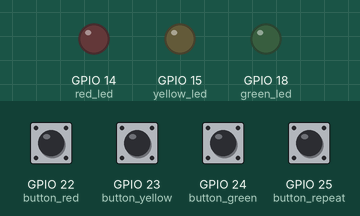
This program was run on a simulated Raspberry Pi (BCM pin numbers). On the bench: output pins drawn as LEDs (lit = HIGH). The inputs (shaded band) are chosen by the test bench; at power-on: GPIO 22 (button_red), GPIO 23 (button_yellow), GPIO 24 (button_green), GPIO 25 (button_repeat) HIGH.

Above: at 1.2 s.
1.3 s: GPIO 22 (button_red) pulled LOW for 0.15 s
At 1.37 s:
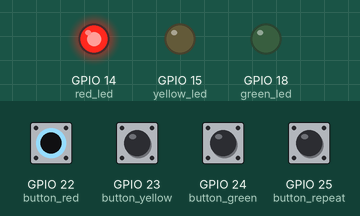
2.9 s: GPIO 23 (button_yellow) pulled LOW for 0.15 s
At 2.97 s:
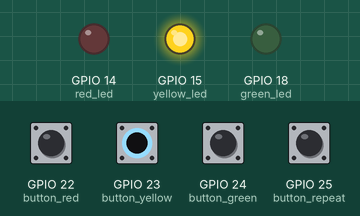
4.5 s: GPIO 24 (button_green) pulled LOW for 0.15 s
At 4.57 s:
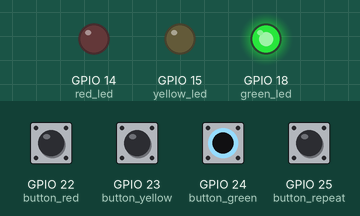
6.1 s: GPIO 25 (button_repeat) pulled LOW for 0.15 s
At 8.6 s:
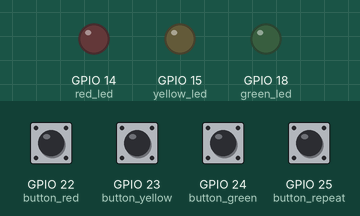
9.2 s: GPIO 22 (button_red) driven LOW and GPIO 23 (button_yellow) driven LOW and GPIO 24 (button_green) driven LOW and GPIO 25 (button_repeat) driven LOW
At 10.0 s:
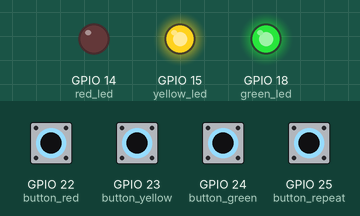
Timing chart, 0 to 12.4 s (numbered marks = the images above; inputs shaded):
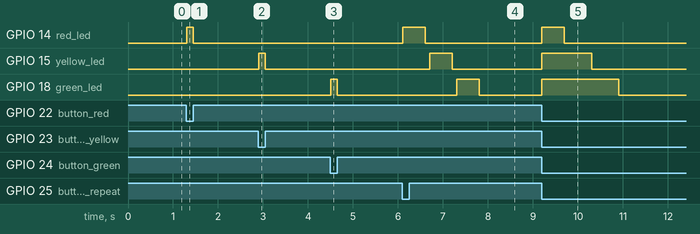

The program:

sequence_repeater.py
```python
import gpiozero as gz
import time
import signal

def sequence_repeater():
    red_led = gz.LED(14)
    yellow_led = gz.LED(15)
    green_led = gz.LED(18)
    button_red = gz.Button(22)
    button_yellow = gz.Button(23)
    button_green = gz.Button(24)
    button_repeat = gz.Button(25)
    sequence = []

    def repeat_sequence():
        for i in range(len(sequence)):
            sequence[i].on()
            time.sleep(0.5)
            sequence[i].off()
            if i < len(sequence) - 1:
                time.sleep(0.1)
        sequence.clear()
    button_red.when_pressed = lambda: (red_led.on(), sequence.append(red_led))
    button_red.when_released = lambda: red_led.off()
    button_yellow.when_pressed = lambda: (yellow_led.on(), sequence.append(yellow_led))
    button_yellow.when_released = lambda: yellow_led.off()
    button_green.when_pressed = lambda: (green_led.on(), sequence.append(green_led))
    button_green.when_released = lambda: green_led.off()
    button_repeat.when_pressed = lambda: repeat_sequence()
    signal.pause()

def main():
    sequence_repeater()

main()
```

Measured:
- after the input at 1.3 s, GPIO 14 (red_led): LOW → HIGH at once, → LOW 0.15 s later
- after the input at 2.9 s, GPIO 15 (yellow_led): LOW → HIGH at once, → LOW 0.15 s later
- after the input at 4.5 s, GPIO 18 (green_led): LOW → HIGH at once, → LOW 0.15 s later
- after the input at 6.1 s, GPIO 14 (red_led): LOW → HIGH at once, → LOW 0.50 s later; GPIO 15 (yellow_led): LOW → HIGH after 0.60 s, → LOW 0.50 s later; GPIO 18 (green_led): LOW → HIGH after 1.2 s, → LOW 0.50 s later
- after the input at 9.2 s, GPIO 14 (red_led): LOW → HIGH at once, → LOW 0.50 s later; GPIO 15 (yellow_led): LOW → HIGH at once, → LOW 1.1 s later; GPIO 18 (green_led): LOW → HIGH at once, → LOW 1.7 s later
